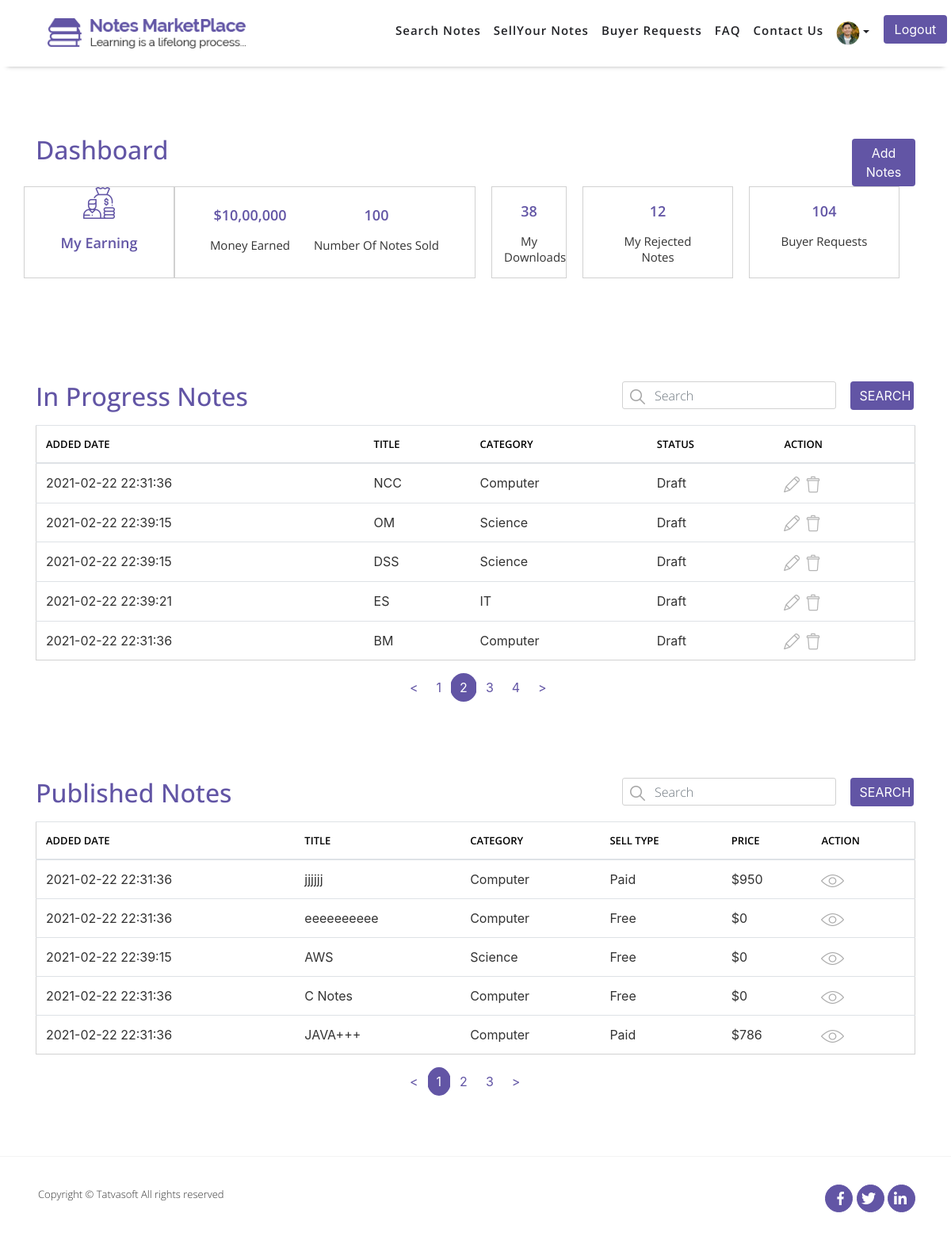
The app's page /PHP_ASSIGNMENT_1/NOTESMARKETPLACE/Front/Dashboard.php?page=2 with its own data.
### tables this page shows
CREATE TABLE `sellernotes` (
  `ID` int(11) NOT NULL COMMENT 'PRIMARY KEY',
  `SellerID` int(11) NOT NULL COMMENT 'FOREIGN KEY relationship with Users Table.',
  `Status` int(11) NOT NULL COMMENT 'FOREIGN KEY relationship with Referencedata Table.',
  `ActionBy` int(11) DEFAULT NULL COMMENT 'FOREIGN KEY relationship with Users Table.',
  `AdminRemarks` varchar(10000) DEFAULT NULL COMMENT 'Admin will enter the remarks when he will reject the notes or when he will mark status removed for notes via unpublished function.',
  `PublishedDate` datetime DEFAULT current_timestamp(),
  `Title` varchar(100) NOT NULL COMMENT 'FOREIGN KEY relationship with Category Table.',
  `Category` int(11) NOT NULL,
  `DisplayPicture` varchar(500) DEFAULT NULL,
  `NoteType` int(11) DEFAULT NULL COMMENT 'FOREIGN KEY relationship with Types Table.',
  `NumberOfPages` int(11) DEFAULT NULL,
  `Description` varchar(1000) NOT NULL,
  `UniversityName` varchar(200) DEFAULT NULL,
  `Country` int(11) DEFAULT NULL COMMENT 'FOREIGN KEY relationship with Countries Table.',
  `Course` varchar(100) DEFAULT NULL,
  `CourseCode` varchar(100) DEFAULT NULL,
  `Professor` varchar(100) DEFAULT NULL,
  `IsPaid` bit(2) NOT NULL DEFAULT b'0' COMMENT 'Set false if selling mode is free and set to true if selling mode is paid.',
  `SellingPrice` decimal(10,0) DEFAULT NULL COMMENT 'if selling mode is paid - selling price can not be null.',
  `NotesPreview` varchar(10000) DEFAULT NULL COMMENT 'if selling mode is paid - note preview cannot be null.',
  `CreatedDate` datetime DEFAULT current_timestamp() COMMENT 'Date and time when system has created this record.',
  `CreatedBy` int(11) DEFAULT NULL COMMENT 'UserID who has created this record.',
  `ModifiedDate` datetime DEFAULT current_timestamp() COMMENT 'Date and time when system has updated this record.',
  `ModifiedBy` int(11) DEFAULT NULL COMMENT 'UserID who has created this record.',
  `IsActive` bit(2) NOT NULL DEFAULT b'1' COMMENT 'Required Information, Default set to true.'
);

CREATE TABLE `categories` (
  `ID` int(11) NOT NULL COMMENT 'PRIMARY KEY',
  `Name` varchar(100) NOT NULL COMMENT 'Computer Science,IT, Politics, Sports, Cricket, etc.',
  `Description` varchar(500) NOT NULL COMMENT 'Description to explain what this category means.',
  `CreatedDate` datetime DEFAULT current_timestamp() COMMENT 'date and time when system has created this record.',
  `CreatedBy` int(11) DEFAULT NULL COMMENT 'UserID who has created this record.',
  `ModifiedDate` datetime DEFAULT current_timestamp() COMMENT 'Date and ime when system has updated this record.Super Admin ID you can insert static.',
  `ModifiedBy` int(11) DEFAULT NULL COMMENT 'UserID who has updated this record.',
  `IsActive` bit(2) NOT NULL DEFAULT b'1' COMMENT 'Required Information,Default set to true.'
);

CREATE TABLE `referencedata` (
  `ID` int(11) NOT NULL COMMENT 'PRIMARY KEY',
  `Value` varchar(100) NOT NULL COMMENT 'Value to display over UI for each data item',
  `DataValue` varchar(100) NOT NULL COMMENT 'Unique identifier for dataitem per category which admin never can change.',
  `RefCategory` varchar(100) NOT NULL COMMENT 'category name i.e. NotesStatus, SellingMode, Gendet etc.',
  `CreatedDate` datetime DEFAULT current_timestamp() COMMENT 'Date and time when system has created this record. ',
  `CreatedBy` int(11) DEFAULT NULL COMMENT 'UserID who has created this record.Super Admin Id you can insert static.',
  `ModifiedDate` datetime DEFAULT current_timestamp() COMMENT 'Date and time when system has updated this record.',
  `ModifiedBy` int(11) DEFAULT NULL COMMENT 'UserID who has updated this record. Super Admin Id you can insert static.',
  `IsActive` bit(2) NOT NULL DEFAULT b'1' COMMENT 'Required Information, Default set to true.'
);

### PHP_ASSIGNMENT_1/NOTESMARKETPLACE/Front/Dashboard.php (the view, shortened to what the rows shown need)
<?php include "Header.php"; ?>
<?php include "Config/Database-Connection.php"; ?>
    <section id="dashboard-notes">
        <div class="content-box-lg">
            <div class="container">
                <div class="row dashboard-notes-row">
                    <div class="col-md-6 col-sm-6 col-6">
                        <div class="horizontal-heading">
                            <h2>Dashboard</h2>
                        </div>
                    </div>
                </div>
            </div>
        </div>
    </section>
    <section id="in-progress-notes">
        <div class="content-box-xs">
            <div class="container">
                    <?php
                        if(isset($_GET['page'])){
                            $Page = $_GET['page'];
                        }else{
                            $Page = "";
                        }
                        if($Page=="" || $Page==1){
                            $Page_1=0;
                        }else{
                            $Page_1 = ($Page*5)-5;
                        }
                        $query = "SELECT * FROM sellernotes AS sn LEFT JOIN categories AS cg ON sn.Category=cg.ID WHERE Status IN (6,7,8) ";
                        $query .= "LIMIT $Page_1,5";
                    ?>
                <form action="" method="get">
                    <div class="row in-progress-notes-row">
                        <div class="col-md-6 col-sm-6 col-6">
                            <div class="horizontal-heading">
                                <h2>In Progress Notes</h2>
                            </div>
                        </div>
                    </div>
                </form>
                <div class="row in-progress-notes-row">
                    <div class="col-md-12 col-sm-12 col-12">
                    <div class="table-responsive">
                        <table class="table">
                            <thead>
                                <tr>
                                    <th scope="col">ADDED DATE</th>
                                    <th scope="col">TITLE</th>
                                    <th scope="col">CATEGORY</th>
                                    <th scope="col">STATUS</th>
                                    <th scope="col">ACTION</th>
                                </tr>
                            </thead>
                            <tbody>
                            <?php
                                $Search_all = mysqli_query($connection,$query);
                                if(mysqli_num_rows($Search_all)==0){
                                    echo "<tr><td colspan='5' class='text-center'><h1>Data Not Found</h1></td></tr>";
                                }else{
                                    while($row =mysqli_fetch_assoc($Search_all)){
                                        $Status = $row['Status'];
                                        $CreatedDate = $row['CreatedDate'];
                                        $Title = $row['Title'];
                                        $Category = $row['Category'];
                                        $query = "SELECT * FROM referencedata WHERE ID=$Status";
                                        $Status_select = mysqli_query($connection,$query);
                                        if($row =mysqli_fetch_assoc($Status_select)){
                                            $Status = $row['Value'];
                                        }else{
                                            die("Query Failed" . mysqli_error($connection));
                                        }
                                        $query = "SELECT * FROM categories WHERE ID=$Category";
                                        $Category_select = mysqli_query($connection,$query);
                                        if($row =mysqli_fetch_assoc($Category_select)){
                                            $Category = $row['Name'];
                                        }else{
                                            die("Query Failed" . mysqli_error($connection));
                                        }
                                        $query = "SELECT * FROM sellernotes WHERE Title='{$Title}'";
                                        $ID_select = mysqli_query($connection,$query);
                                        if($row =mysqli_fetch_assoc($ID_select)){
                                            $ID = $row['ID'];
                                        }else{
                                            die("Query Failed" . mysqli_error($connection));
                                        }
                                        echo "<tr><td>$CreatedDate</td>
                                                <td>$Title</td>
                                                <td>$Category</td>
                                                <td>$Status</td>";
                                        if($Status=='Draft'){
                                                echo "<td><a href='Edit_Notes.php?edit=$ID'><img src='images/Dashboard/edit.png' alt='Edit'></a><a href='?delete=$ID' onclick='return DELETE()'><img src='images/Dashboard/delete.png' alt='Delete'></a></td></tr>";
                                        }else{
                                                echo "<td><a href='Notes_Details.php?EYE=$ID'><img src='images/tables/eye.png' alt='Eye'></a></tr>";
                                        }
                                    }
                                }
                            ?>
                            </tbody>
                        </table>
                    </div>
                    </div>
                </div>
            </div>
        </div>
    </section>
    <section id="published-notes">
        <div class="content-box-xs">
            <div class="container">
                <?php
                        if(isset($_GET['Published_Page'])){
                            $Page = $_GET['Published_Page'];
                        }else{
                            $Page = "";
                        }
                        if($Page=="" || $Page==1){
                            $Page_1=0;
                        }else{
                            $Page_1 = ($Page*5)-5;
                        }
                        $query = "SELECT * FROM sellernotes AS sn LEFT JOIN categories AS cg ON sn.Category=cg.ID WHERE sn.Status='9' ";
                        $query .= "  LIMIT $Page_1,5";
                    ?>
                <form action="" method="get">
                    <div class="row published-notes-row">
                        <div class="col-md-6 col-sm-6 col-6">
                            <div class="horizontal-heading">
                                <h2>Published Notes</h2>
                            </div>
                        </div>
                    </div>
                </form>
                <div class="row published-notes-row">
                    <div class="col-md-12 col-sm-12 col-12">
                    <div class="table-responsive">
                        <table class="table">
                            <thead>
                                <tr>
                                    <th scope="col">ADDED DATE</th>
                                    <th scope="col">TITLE</th>
                                    <th scope="col">CATEGORY</th>
                                    <th scope="col">SELL TYPE</th>
                                    <th scope="col">PRICE</th>
                                    <th scope="col">ACTION</th>
                                </tr>
                            </thead>
                            <tbody>
                            <?php
                                $Search_all = mysqli_query($connection,$query);
                                if(mysqli_num_rows($Search_all)==0){
                                    echo "<tr><td colspan='6' class='text-center'><h1>Data Not Found</h1></td></tr>";
                                }else{
                                    while($row =mysqli_fetch_assoc($Search_all)){
                                        $IsPaid = $row['IsPaid'];
                                        $CreatedDate = $row['CreatedDate'];
                                        $Title = $row['Title'];
                                        $Category = $row['Category'];
                                        $SellingPrice = $row['SellingPrice'];
                                        if($IsPaid==1){
                                            $query = "SELECT * FROM referencedata WHERE ID=4";
                                        }else{
                                            $query = "SELECT * FROM referencedata WHERE ID=5";
                                        }
                                        $Status_select = mysqli_query($connection,$query);
                                        if($row =mysqli_fetch_assoc($Status_select)){
                                            $SellType = $row['Value'];
                                        }else{
                                            die("Query Failed" . mysqli_error($connection));
                                        }
                                        $query = "SELECT * FROM categories WHERE ID=$Category";
                                        $Category_select = mysqli_query($connection,$query);
                                        if($row =mysqli_fetch_assoc($Category_select)){
                                            $Category = $row['Name'];
                                        }else{
                                            die("Query Failed" . mysqli_error($connection));
                                        }
                                        $query = "SELECT * FROM sellernotes WHERE Title='{$Title}'";
                                        $ID_select = mysqli_query($connection,$query);
                                        if($row =mysqli_fetch_assoc($ID_select)){
                                            $ID = $row['ID'];
                                        }else{
                                            die("Query Failed" . mysqli_error($connection));
                                        }
                                        echo "<tr><td>$CreatedDate</td>
                                                <td>$Title</td>
                                                <td>$Category</td>
                                                <td>$SellType</td>
                                                <td>$$SellingPrice</td>
                                                <td><a href='Notes_Details.php?EYE=$ID'><img src='images/tables/eye.png' alt='Eye'></a></tr>";
                                    }
                                }
                            ?>
                            </tbody>
                        </table>
                    </div>
                    </div>
                </div>
            </div>
        </div>
    </section>
<?php include "Footer.php"; ?>

### records on screen
sellernotes: Category.CreatedDate "2021-02-22 22:31:36", Title "NCC", Category.Name "Computer", Status.Value "Draft"
sellernotes: Category.CreatedDate "2021-02-22 22:39:15", Title "OM", Category.Name "Science", Status.Value "Draft"
sellernotes: Category.CreatedDate "2021-02-22 22:39:15", Title "DSS", Category.Name "Science", Status.Value "Draft"
sellernotes: Category.CreatedDate "2021-02-22 22:39:21", Title "ES", Category.Name "IT", Status.Value "Draft"
sellernotes: Category.CreatedDate "2021-02-22 22:31:36", Title "BM", Category.Name "Computer", Status.Value "Draft"
sellernotes: Category.CreatedDate "2021-02-22 22:31:36", Title "jjjjjj", Category.Name "Computer", referencedata.Value "Paid", SellingPrice "950"
sellernotes: Category.CreatedDate "2021-02-22 22:31:36", Title "eeeeeeeeee", Category.Name "Computer", referencedata.Value "Free", SellingPrice "0"
sellernotes: Category.CreatedDate "2021-02-22 22:39:15", Title "AWS", Category.Name "Science", referencedata.Value "Free", SellingPrice "0"
sellernotes: Category.CreatedDate "2021-02-22 22:31:36", Title "C Notes", Category.Name "Computer", referencedata.Value "Free", SellingPrice "0"
sellernotes: Category.CreatedDate "2021-02-22 22:31:36", Title "JAVA+++", Category.Name "Computer", referencedata.Value "Paid", SellingPrice "786"
